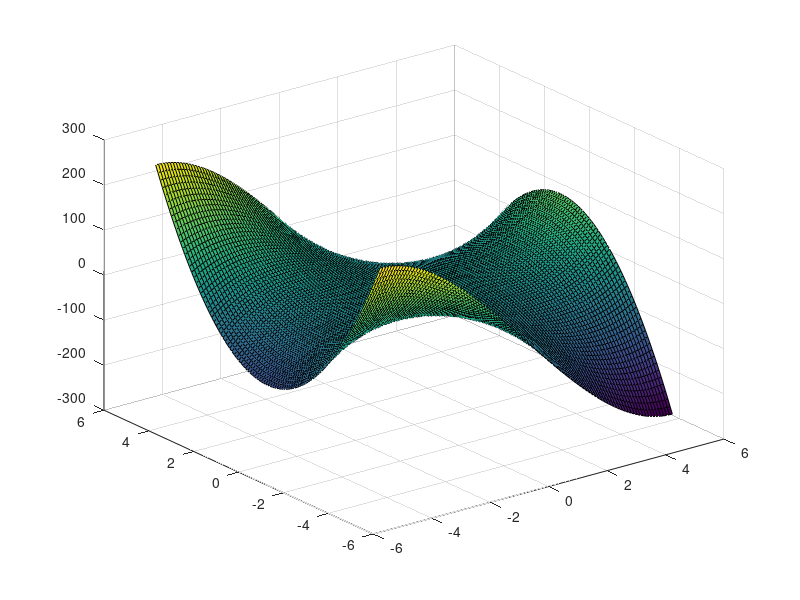
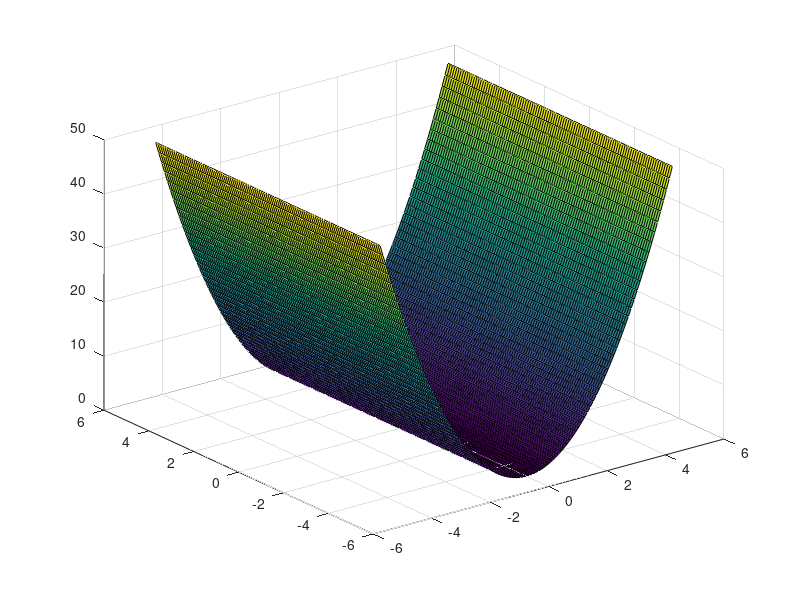
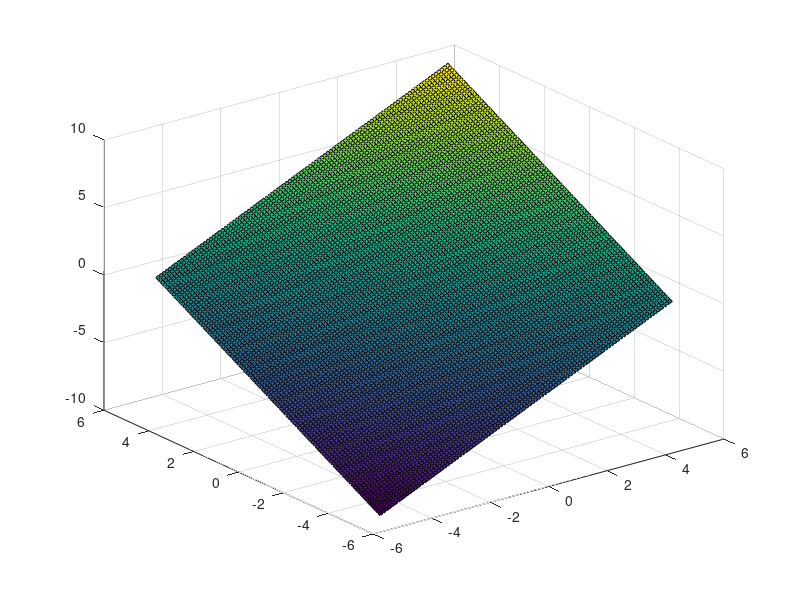
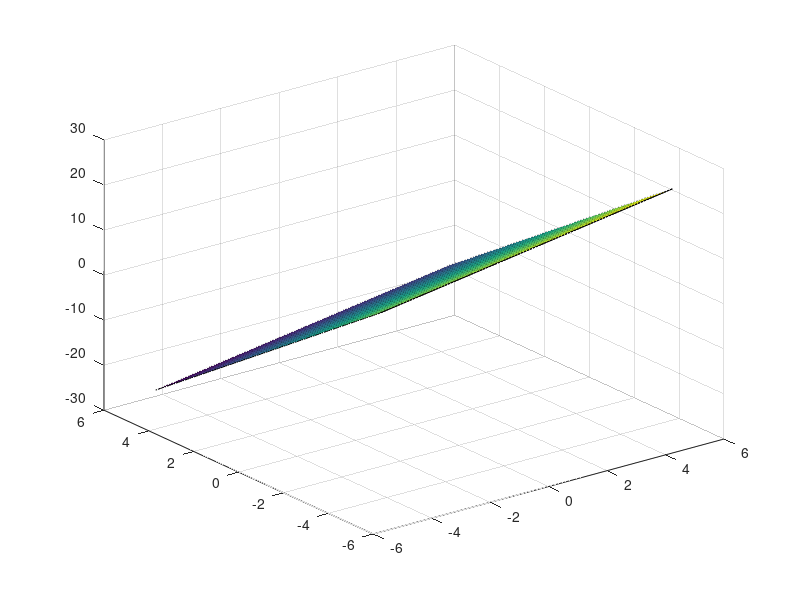

Source code (MATLAB) for these figures, in order:
clear;clc;close all; % setup stuff

x = -5:0.1:5; % makes x vector of required size
y = x; % makes y vector of required size
[X,Y] = meshgrid(x); % makes x,y matrix

% makes z matrix for each plot
z1 = X.^3-3.*X.*Y.^2; 
z2 = X.^2+y.^2; 
z3 = X+Y;
z4 = X- 4.*Y;
z5 = sin(X)+cos(Y);




% makes the surface graphs
figure(1) 
surf(X,Y,z1) 
figure(2) 
surf(X,Y,z2)
figure(3) 
surf(X,Y,z3)
figure(4) 
surf(X,Y,z4)
figure(5) 
surf(X,Y,z5)



